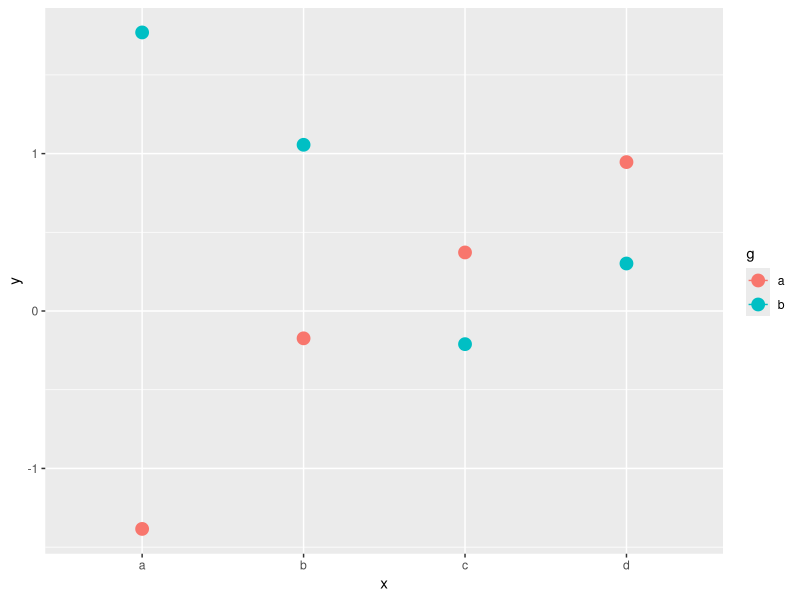
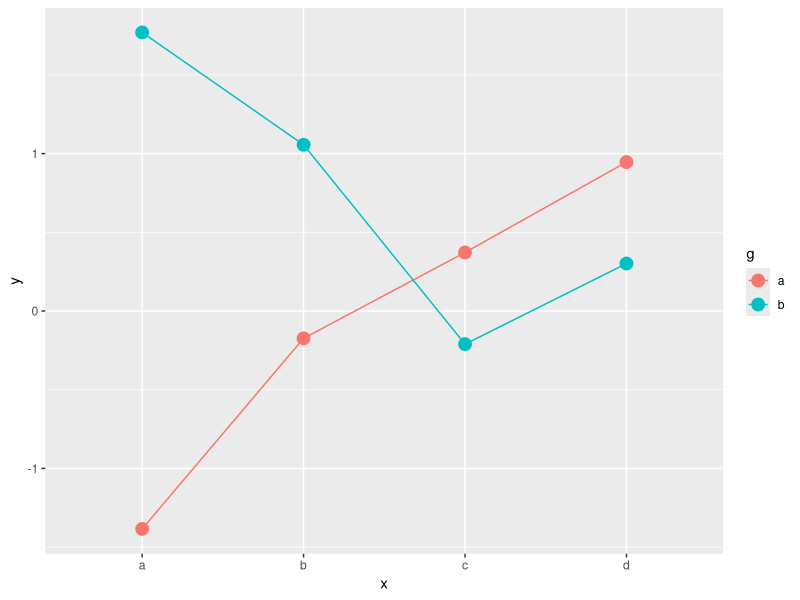
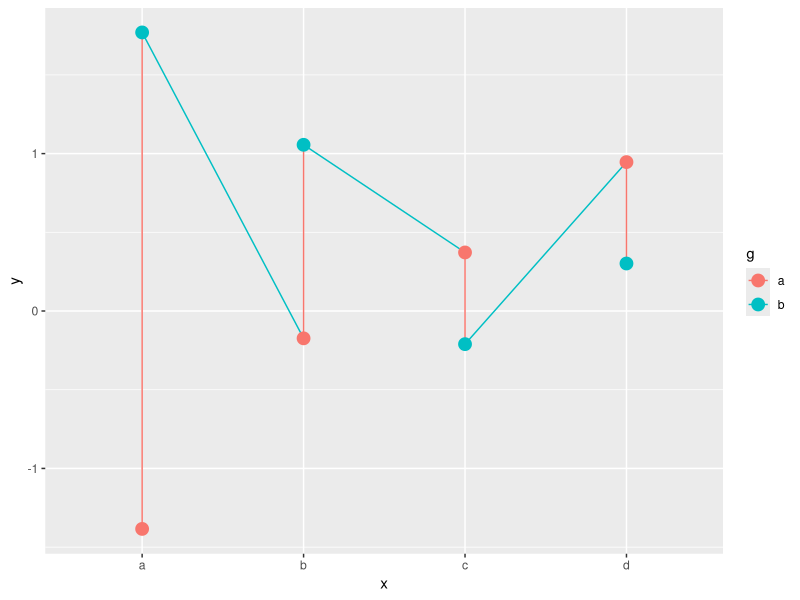
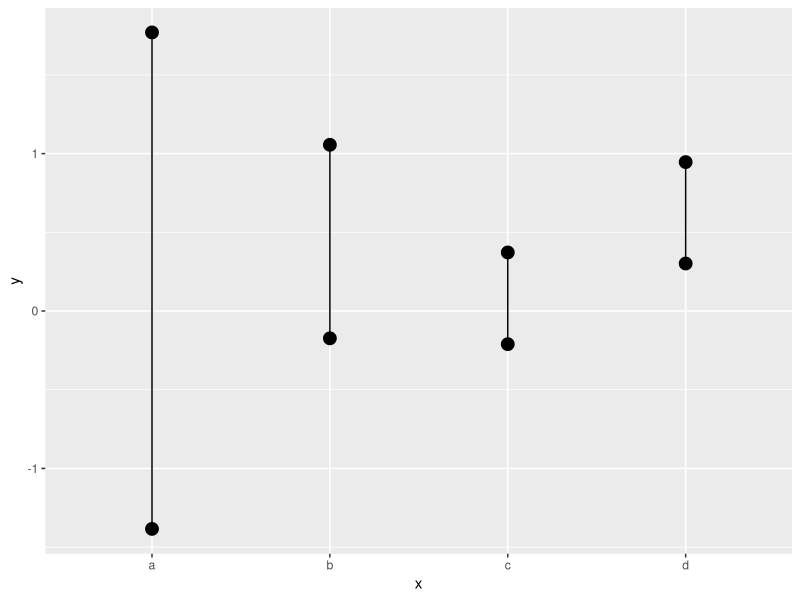
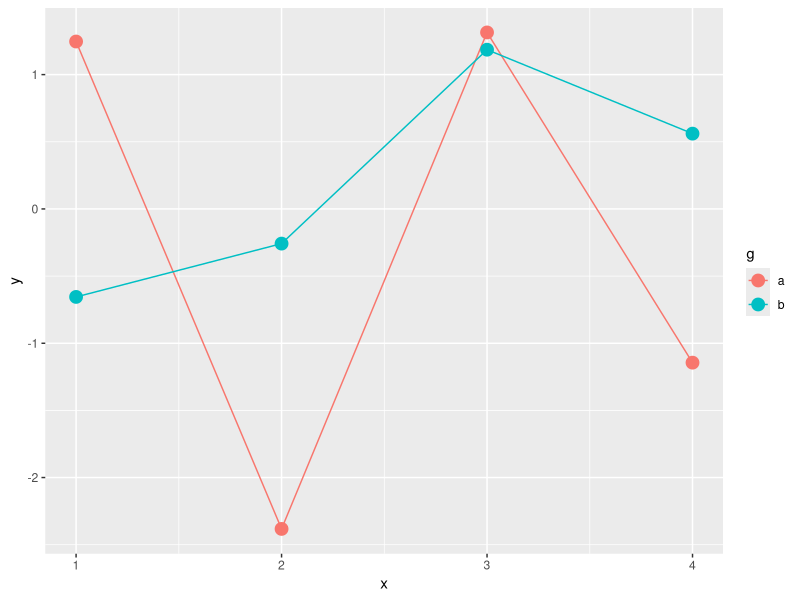
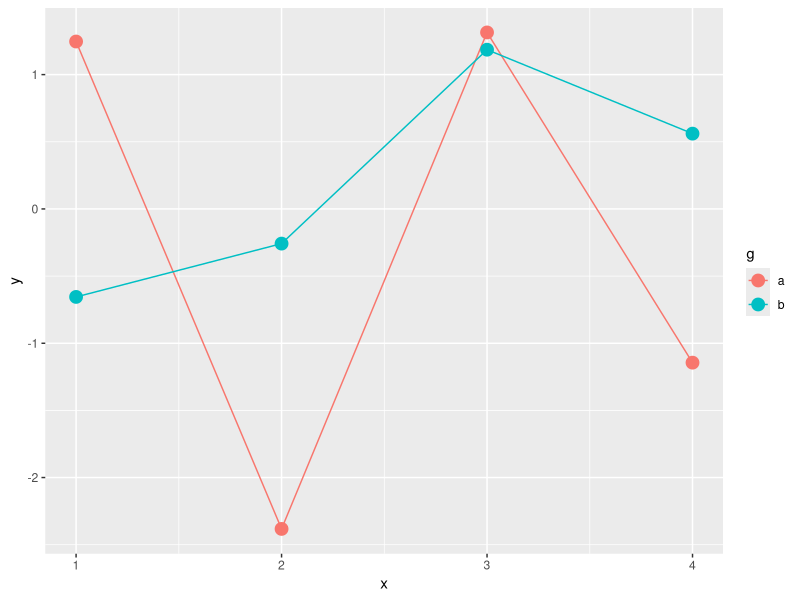
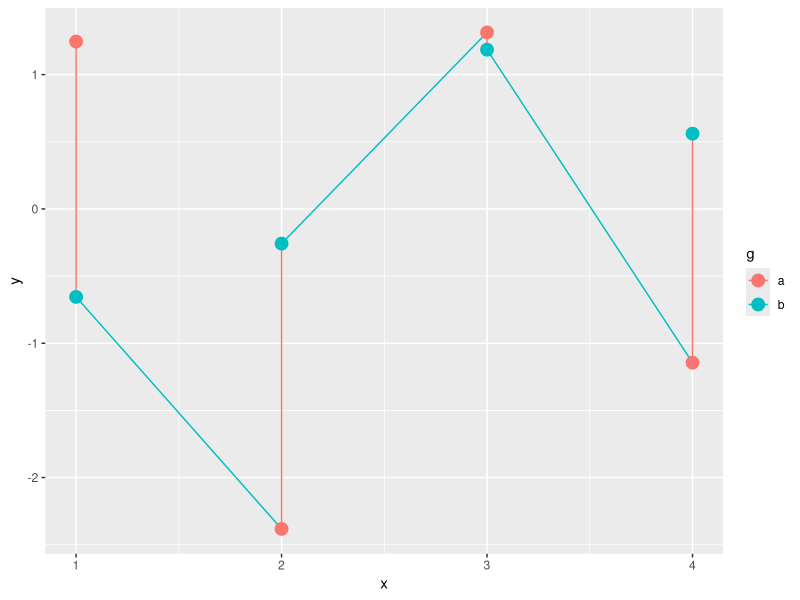

R code for these plots, in order:
## ---- chunk 1
library(tidyverse)

tba <- crossing(x = letters[1:4], g = c("a", "b")) %>% 
       mutate(y = rnorm(8) )


tba
## ---- chunk 2
tba %>% 
  ggplot(aes(x, y, colour = g)) +
  geom_line() + 
  geom_point(size = 4)
## ---- chunk 3
tba %>% 
  ggplot(aes(x, y, colour = g, group = g)) +
  geom_line() +
  geom_point(size = 4)
## ---- chunk 4
tba %>% 
  ggplot(aes(x, y, colour = g, group = 1)) +
  geom_line() +
  geom_point(size = 4)
## ---- chunk 5
tba %>% 
  ggplot(aes(x, y)) +
  geom_line() + 
  geom_point(size = 4)
## ---- chunk 6
tbb <- crossing(x = c(1:4), g = c("a", "b")) %>% 
       mutate(y = rnorm(8) )

tbb
## ---- chunk 7
tbb %>% 
  ggplot(aes(x, y, colour = g)) +
  geom_line() + 
  geom_point(size = 4)
## ---- chunk 8
tbb %>% 
  ggplot(aes(x, y, colour = g, group = g)) +
  geom_line() +
  geom_point(size = 4)
## ---- chunk 9
tbb %>% 
  ggplot(aes(x, y, colour = g, group = 1)) +
  geom_line() +
  geom_point(size = 4)
